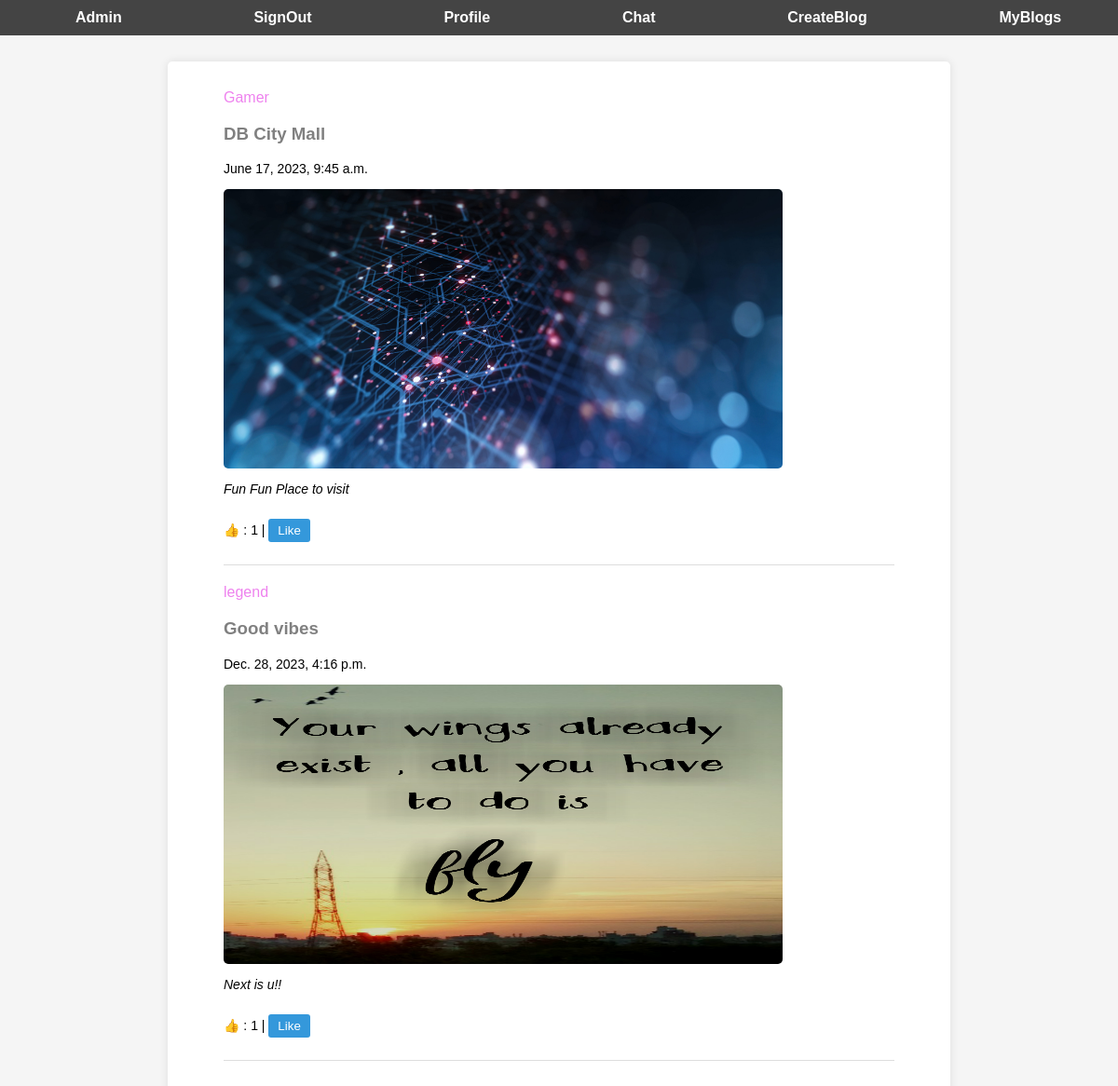
The app's page / (signed in) with its own data.
### blog/models.py (models this page shows, shortened)
class Blog(models.Model):
    author = models.ForeignKey(User, on_delete=models.CASCADE, blank=True, null=True)
    title = models.CharField(max_length=200)
    description = models.TextField(blank=True, null=True)
    blog_image = models.ImageField(upload_to='blog_images/', blank=True, null=True, verbose_name='Blog Picture')
    date = models.DateTimeField(auto_now_add=True)
    i_likes = models.ManyToManyField(
        Profile,
        symmetrical=False,
        related_name='u_likes',
        blank=True
    )
    class Meta:
        ordering = ["date"]

### blog/views.py (the view)
# urls.py: 2. Add a URL to urlpatterns:  path('', Home.as_view(), name='home')
class Home(ListView):
    model = Blog
    context_object_name = 'home'
    template_name = 'blog/home.html'
    def get_context_data(self, **kwargs):
        context = super().get_context_data(**kwargs)
        context['feeds'] = context['home'].exclude(author=self.request.user.id)
        context['user_name'] = json.dumps(str(self.request.user))
        return context

### blog/templates/blog/home.html (shortened to what this page needs)
{% load static %}
<!DOCTYPE html>
<html lang="en">
<head>
    <link rel='stylesheet'  href="{% static 'chat_style_home.css' %}">
</head>
<body>
    {% block content %}
        {% if user.is_authenticated %}
            <nav>
                <a href="/admin"> Admin </a>
                <a href="/signout"> SignOut </a>
                <a href="{% url 'profile' user.id %}"> Profile </a>
                <a href="{% url 'room_list' %}"> Chat </a>
                <a href='create_blog/'> CreateBlog </a>
                <a href='view_blog/'> MyBlogs </a>
            </nav>
            <br>
            <main>
                <div class='feed'>
                    {% for feed in feeds %}
                        <div class='post'>
                            <a href="{% url 'profile' feed.author_id %}">  {{feed.author}} </a>
                            <h3 style='color:grey'>{{feed.title}} </h3>  <p> {{feed.date}} </p>
                            <img src="{{feed.blog_image.url}}" alt="Post Image" width="600" height="300">
                            <p> <i>{{feed.description}} </i></p>
                            <div class='post-actions'>
                                <p> 👍 : <span id="like-count-{{feed.author_id}}"> {{feed.i_likes.count}} </span> |
                                    <button class='like-btn' type="button" onclick="liked({{feed.author_id}})" > Like </button>
                                </p>
                            </div>
                        </div>
                    {% endfor %}
                </div>
            </main>
        {% else %}
            <a href="/signin"> SignIn </a>
        {% endif %}
    {% endblock %}
</body>
</html>

### mystaticfiles/chat_style_home.css (style rules this page uses)
body { background-color: whitesmoke; font-family: 'Nunito', sans-serif; padding-top: 20px; }
nav { position: fixed; top: 0; left: 0; width: 100%; background-color: #444; padding: 10px; display: flex; justify-content: space-around; z-index: 1000; }
nav a { color: white; text-decoration: none; font-weight: bold; font-size: 16px; transition: color 0.3s; }
main { max-width: 800px; margin: 20px auto; padding: 20px; background-color: white; border-radius: 5px; box-shadow: 0 0 10px rgba(0, 0, 0, 0.1); }
main a { text-decoration: none; color: violet; font-size: 16px; }
.feed { width: 90%; max-width: 800px; height: 100vh; overflow-y: auto; padding: 10px; margin: 0 auto; }
.post { border-bottom: 1px solid #ddd; padding-bottom: 10px; margin-bottom: 20px; }
.post img { max-width: 100%; height: 300px; border-radius: 5px; }
.post p { margin-top: 10px; font-size: 14px; }
.post-actions { display: flex; align-items: center; margin-top: 10px; }
.like-btn { background-color: #3498db; color: white; padding: 5px 10px; border: none; border-radius: 3px; cursor: pointer; margin-right: 10px; }

### records on screen
Blog: author "Gamer", title "DB City Mall", date "June 17, 2023, 9:45 a.m.", blog_image (picture), description "Fun Fun Place to visit", i_likes.count "1"
Blog: author "legend", title "Good vibes", date "Dec. 28, 2023, 4:16 p.m.", blog_image (picture), description "Next is u!!", i_likes.count "1"
